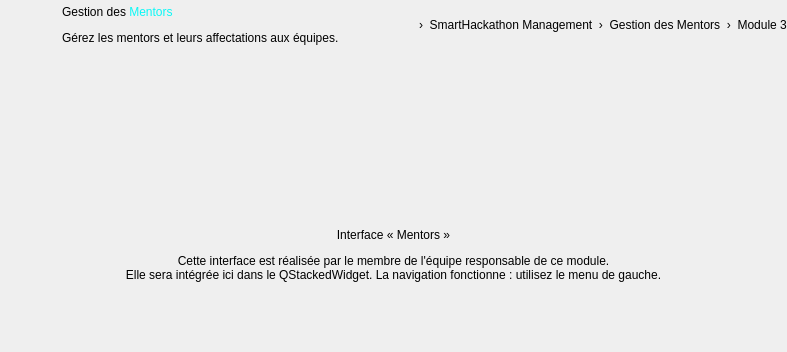
<widget class="QWidget" name="pageMentors"><layout class="QVBoxLayout" name="layoutPageMentors"><property name="leftMargin"><number>0</number></property><property name="topMargin"><number>0</number></property><property name="rightMargin"><number>0</number></property><property name="bottomMargin"><number>0</number></property><property name="spacing"><number>12</number></property><item><layout class="QHBoxLayout" name="layoutTitleMentors"><property name="spacing"><number>12</number></property><item><widget class="QLabel" name="labelTitleIconMentors"><property name="pixmap"><pixmap resource="resources.qrc">:/icons/ti_shield.png</pixmap></property><property name="scaledContents"><bool>true</bool></property><property name="minimumSize"><size><width>50</width><height>50</height></size></property><property name="maximumSize"><size><width>50</width><height>50</height></size></property></widget></item><item><layout class="QVBoxLayout" name="layoutTitleTxtMentors"><property name="spacing"><number>0</number></property><item><widget class="QLabel" name="labelTitleMentors"><property name="text"><string>Gestion des &lt;span style=&quot;color:#0BF8F6;&quot;&gt;Mentors&lt;/span&gt;</string></property><property name="textFormat"><enum>Qt::RichText</enum></property><property name="pageTitle" stdset="0"><bool>true</bool></property></widget></item><item><widget class="QLabel" name="labelSubtitleMentors"><property name="text"><string>Gérez les mentors et leurs affectations aux équipes.</string></property><property name="pageSub" stdset="0"><bool>true</bool></property></widget></item></layout></item><item><spacer name="spTitleMentors"><property name="orientation"><enum>Qt::Horizontal</enum></property><property name="sizeHint" stdset="0"><size><width>40</width><height>10</height></size></property></spacer></item><item><widget class="QLabel" name="labelHomeIconMentors"><property name="pixmap"><pixmap resource="resources.qrc">:/icons/home_c.png</pixmap></property><property name="scaledContents"><bool>true</bool></property><property name="minimumSize"><size><width>16</width><height>16</height></size></property><property name="maximumSize"><size><width>16</width><height>16</height></size></property></widget></item><item><widget class="QLabel" name="labelBreadcrumbMentors"><property name="text"><string>›  SmartHackathon Management  ›  Gestion des Mentors  ›  Module 3</string></property><property name="pageSub" stdset="0"><bool>true</bool></property></widget></item></layout></item><item><widget class="QFrame" name="framePlaceholderMentors"><property name="card" stdset="0"><bool>true</bool></property><layout class="QVBoxLayout" name="layoutPhMentors"><property name="leftMargin"><number>30</number></property><property name="topMargin"><number>30</number></property><property name="rightMargin"><number>30</number></property><property name="bottomMargin"><number>30</number></property><property name="spacing"><number>12</number></property><item><spacer name="spPhTMentors"><property name="orientation"><enum>Qt::Vertical</enum></property><property name="sizeHint" stdset="0"><size><width>20</width><height>40</height></size></property></spacer></item><item alignment="Qt::AlignHCenter"><widget class="QLabel" name="labelPhIconMentors"><property name="pixmap"><pixmap resource="resources.qrc">:/icons/ti_shield.png</pixmap></property><property name="scaledContents"><bool>true</bool></property><property name="minimumSize"><size><width>84</width><height>84</height></size></property><property name="maximumSize"><size><width>84</width><height>84</height></size></property></widget></item><item><widget class="QLabel" name="labelPhTitleMentors"><property name="text"><string>Interface « Mentors »</string></property><property name="phTitle" stdset="0"><bool>true</bool></property><property name="alignment"><set>Qt::AlignCenter</set></property></widget></item><item><widget class="QLabel" name="labelPhTextMentors"><property name="text"><string>Cette interface est réalisée par le membre de l'équipe responsable de ce module.
Elle sera intégrée ici dans le QStackedWidget. La navigation fonctionne : utilisez le menu de gauche.</string></property><property name="phText" stdset="0"><bool>true</bool></property><property name="alignment"><set>Qt::AlignCenter</set></property></widget></item><item><spacer name="spPhBMentors"><property name="orientation"><enum>Qt::Vertical</enum></property><property name="sizeHint" stdset="0"><size><width>20</width><height>40</height></size></property></spacer></item></layout></widget></item></layout></widget>
